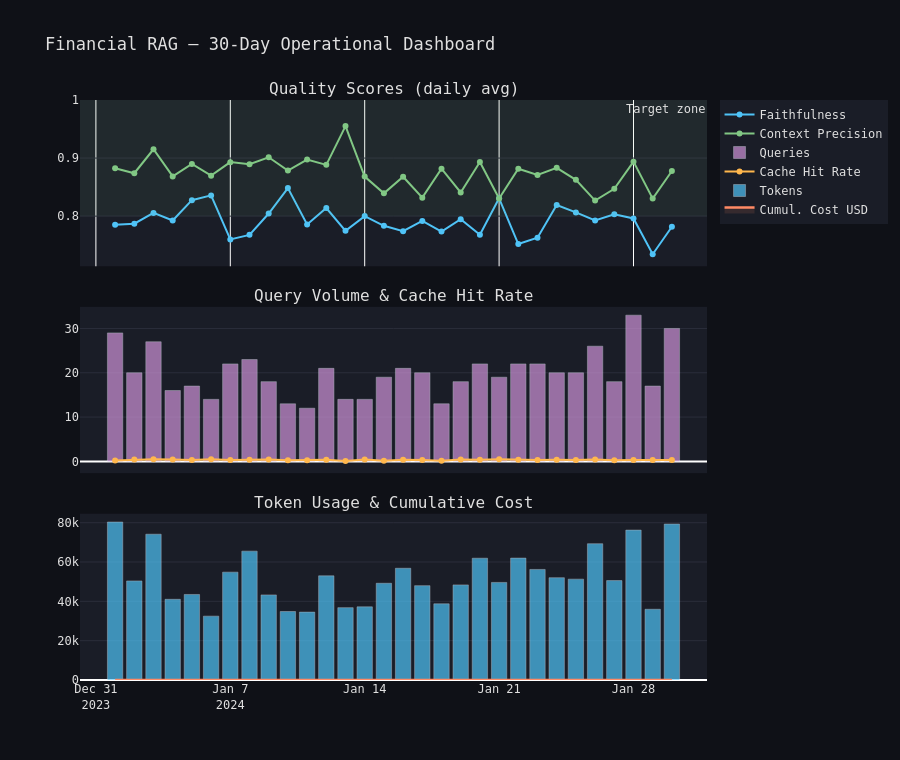

Here is the notebook cell this chart was saved with:
### Markdown cell above
---
## 6. Quality & Cost Over Time (30 Days)

### Code cell
x = DAILY["ts"].astype(str)
fig = make_subplots(rows=3, cols=1, shared_xaxes=True, vertical_spacing=0.07,
    subplot_titles=["Quality Scores (daily avg)","Query Volume & Cache Hit Rate",
                    "Token Usage & Cumulative Cost"])

fig.add_trace(go.Scatter(x=x,y=DAILY["faith"],name="Faithfulness",
    line=dict(color="#4fc3f7",width=2),mode="lines+markers"), row=1,col=1)
fig.add_trace(go.Scatter(x=x,y=DAILY["cp"],name="Context Precision",
    line=dict(color="#81c784",width=2),mode="lines+markers"), row=1,col=1)
fig.add_hrect(y0=0.8,y1=1.0,fillcolor="rgba(129,199,132,0.07)",
    line_width=0,annotation_text="Target zone",row=1,col=1)

fig.add_trace(go.Bar(x=x,y=DAILY["n"],name="Queries",
    marker_color="#ce93d8",opacity=0.7), row=2,col=1)
fig.add_trace(go.Scatter(x=x,y=DAILY["hit_rate"],name="Cache Hit Rate",
    line=dict(color="#ffb74d",width=2),mode="lines+markers"), row=2,col=1)

fig.add_trace(go.Bar(x=x,y=DAILY["tokens"],name="Tokens",
    marker_color="#4fc3f7",opacity=0.7), row=3,col=1)
fig.add_trace(go.Scatter(x=x,y=DAILY["cost"].cumsum(),name="Cumul. Cost USD",
    line=dict(color="#ff8a65",width=2.5),fill="tozeroy",
    fillcolor="rgba(255,138,101,0.12)"), row=3,col=1)

fig.update_layout(height=760, title_text="Financial RAG — 30-Day Operational Dashboard",
    paper_bgcolor=DARK_BG, plot_bgcolor=PANEL_BG,
    font=dict(color=TXT_CLR,family="monospace"),
    legend=dict(bgcolor=PANEL_BG,bordercolor=GRID_CLR))
fig.update_yaxes(gridcolor=GRID_CLR)
fig.show()
print(f"30-day cost: ${DAILY.cost.sum():.2f}  |  total tokens: {DAILY.tokens.sum():,}")

### Figure 1 — Plotly figure (JSON) as saved in the notebook; plotly's stock layout.template omitted (floating-point values rounded to 4 significant figures)
{"data": [{"line": {"color": "#4fc3f7", "width": 2}, "mode": "lines+markers", "name": "Faithfulness", "type": "scatter", "x": ["2024-01-01", "2024-01-02", "2024-01-03", "2024-01-04", "2024-01-05", "2024-01-06", "2024-01-07", "2024-01-08", "2024-01-09", "2024-01-10", "2024-01-11", "2024-01-12", "2024-01-13", "2024-01-14", "2024-01-15", "2024-01-16", "2024-01-17", "2024-01-18", "2024-01-19", "2024-01-20", "2024-01-21", "2024-01-22", "2024-01-23", "2024-01-24", "2024-01-25", "2024-01-26", "2024-01-27", "2024-01-28", "2024-01-29", "2024-01-30"], "xaxis": "x", "y": [0.7853, 0.7869, 0.8056, 0.7926, 0.8275, 0.8358, 0.7599, 0.7678, 0.8046, 0.8484, 0.7856, 0.814, 0.7747, 0.8001, 0.7834, 0.774, 0.7917, 0.7734, 0.7947, 0.7681, 0.8307, 0.7519, 0.7629, 0.819, 0.8065, 0.7925, 0.8032, 0.7959, 0.7345, 0.7818], "yaxis": "y"}, {"line": {"color": "#81c784", "width": 2}, "mode": "lines+markers", "name": "Context Precision", "type": "scatter", "x": ["2024-01-01", "2024-01-02", "2024-01-03", "2024-01-04", "2024-01-05", "2024-01-06", "2024-01-07", "2024-01-08", "2024-01-09", "2024-01-10", "2024-01-11", "2024-01-12", "2024-01-13", "2024-01-14", "2024-01-15", "2024-01-16", "2024-01-17", "2024-01-18", "2024-01-19", "2024-01-20", "2024-01-21", "2024-01-22", "2024-01-23", "2024-01-24", "2024-01-25", "2024-01-26", "2024-01-27", "2024-01-28", "2024-01-29", "2024-01-30"], "xaxis": "x", "y": [0.8824, 0.8739, 0.9151, 0.8684, 0.8899, 0.8698, 0.893, 0.8895, 0.9013, 0.8786, 0.8975, 0.8884, 0.955, 0.8682, 0.8392, 0.8679, 0.8318, 0.8817, 0.8407, 0.8933, 0.8304, 0.8816, 0.871, 0.8833, 0.8625, 0.8268, 0.847, 0.8939, 0.8302, 0.8777], "yaxis": "y"}, {"marker": {"color": "#ce93d8"}, "name": "Queries", "opacity": 0.7, "type": "bar", "x": ["2024-01-01", "2024-01-02", "2024-01-03", "2024-01-04", "2024-01-05", "2024-01-06", "2024-01-07", "2024-01-08", "2024-01-09", "2024-01-10", "2024-01-11", "2024-01-12", "2024-01-13", "2024-01-14", "2024-01-15", "2024-01-16", "2024-01-17", "2024-01-18", "2024-01-19", "2024-01-20", "2024-01-21", "2024-01-22", "2024-01-23", "2024-01-24", "2024-01-25", "2024-01-26", "2024-01-27", "2024-01-28", "2024-01-29", "2024-01-30"], "xaxis": "x2", "y": [29, 20, 27, 16, 17, 14, 22, 23, 18, 13, 12, 21, 14, 14, 19, 21, 20, 13, 18, 22, 19, 22, 22, 20, 20, 26, 18, 33, 17, 30], "yaxis": "y2"}, {"line": {"color": "#ffb74d", "width": 2}, "mode": "lines+markers", "name": "Cache Hit Rate", "type": "scatter", "x": ["2024-01-01", "2024-01-02", "2024-01-03", "2024-01-04", "2024-01-05", "2024-01-06", "2024-01-07", "2024-01-08", "2024-01-09", "2024-01-10", "2024-01-11", "2024-01-12", "2024-01-13", "2024-01-14", "2024-01-15", "2024-01-16", "2024-01-17", "2024-01-18", "2024-01-19", "2024-01-20", "2024-01-21", "2024-01-22", "2024-01-23", "2024-01-24", "2024-01-25", "2024-01-26", "2024-01-27", "2024-01-28", "2024-01-29", "2024-01-30"], "xaxis": "x2", "y": [0.2069, 0.4, 0.4815, 0.4375, 0.2941, 0.5, 0.3182, 0.3478, 0.4444, 0.2308, 0.25, 0.381, 0.07143, 0.4286, 0.1579, 0.381, 0.3, 0.1538, 0.4444, 0.3636, 0.4737, 0.3636, 0.3182, 0.35, 0.3, 0.4231, 0.2778, 0.3333, 0.2941, 0.3333], "yaxis": "y2"}, {"marker": {"color": "#4fc3f7"}, "name": "Tokens", "opacity": 0.7, "type": "bar", "x": ["2024-01-01", "2024-01-02", "2024-01-03", "2024-01-04", "2024-01-05", "2024-01-06", "2024-01-07", "2024-01-08", "2024-01-09", "2024-01-10", "2024-01-11", "2024-01-12", "2024-01-13", "2024-01-14", "2024-01-15", "2024-01-16", "2024-01-17", "2024-01-18", "2024-01-19", "2024-01-20", "2024-01-21", "2024-01-22", "2024-01-23", "2024-01-24", "2024-01-25", "2024-01-26", "2024-01-27", "2024-01-28", "2024-01-29", "2024-01-30"], "xaxis": "x3", "y": [80327, 50383, 74144, 41037, 43510, 32477, 54853, 65535, 43275, 34835, 34525, 52981, 36802, 37203, 49202, 56823, 47979, 38752, 48373, 61939, 49629, 61989, 56235, 52030, 51297, 69305, 50553, 76230, 35974, 79309], "yaxis": "y3"}, {"fill": "tozeroy", "fillcolor": "rgba(255,138,101,0.12)", "line": {"color": "#ff8a65", "width": 2.5}, "name": "Cumul. Cost USD", "type": "scatter", "x": ["2024-01-01", "2024-01-02", "2024-01-03", "2024-01-04", "2024-01-05", "2024-01-06", "2024-01-07", "2024-01-08", "2024-01-09", "2024-01-10", "2024-01-11", "2024-01-12", "2024-01-13", "2024-01-14", "2024-01-15", "2024-01-16", "2024-01-17", "2024-01-18", "2024-01-19", "2024-01-20", "2024-01-21", "2024-01-22", "2024-01-23", "2024-01-24", "2024-01-25", "2024-01-26", "2024-01-27", "2024-01-28", "2024-01-29", "2024-01-30"], "xaxis": "x3", "y": [0.01109, 0.01614, 0.02158, 0.02632, 0.03102, 0.03398, 0.0391, 0.04614, 0.05133, 0.05506, 0.05998, 0.06534, 0.06918, 0.07146, 0.07788, 0.0807, 0.08643, 0.09171, 0.09463, 0.09957, 0.1024, 0.1072, 0.1124, 0.1183, 0.1243, 0.1313, 0.1354, 0.1445, 0.1498, 0.1592], "yaxis": "y3"}], "layout": {"annotations": [{"font": {"size": 16}, "showarrow": false, "text": "Quality Scores (daily avg)", "x": 0.5, "xanchor": "center", "xref": "paper", "y": 1.0, "yanchor": "bottom", "yref": "paper"}, {"font": {"size": 16}, "showarrow": false, "text": "Query Volume & Cache Hit Rate", "x": 0.5, "xanchor": "center", "xref": "paper", "y": 0.6433, "yanchor": "bottom", "yref": "paper"}, {"font": {"size": 16}, "showarrow": false, "text": "Token Usage & Cumulative Cost", "x": 0.5, "xanchor": "center", "xref": "paper", "y": 0.2867, "yanchor": "bottom", "yref": "paper"}, {"showarrow": false, "text": "Target zone", "x": 1, "xanchor": "right", "xref": "x domain", "y": 1.0, "yanchor": "top", "yref": "y"}], "font": {"color": "#e0e0e0", "family": "monospace"}, "height": 760, "legend": {"bgcolor": "#1a1d27", "bordercolor": "#2a2d3a"}, "paper_bgcolor": "#0f1117", "plot_bgcolor": "#1a1d27", "shapes": [{"fillcolor": "rgba(129,199,132,0.07)", "line": {"width": 0}, "type": "rect", "x0": 0, "x1": 1, "xref": "x domain", "y0": 0.8, "y1": 1.0, "yref": "y"}], "title": {"text": "Financial RAG — 30-Day Operational Dashboard"}, "xaxis": {"anchor": "y", "domain": [0.0, 1.0], "matches": "x3", "showticklabels": false}, "xaxis2": {"anchor": "y2", "domain": [0.0, 1.0], "matches": "x3", "showticklabels": false}, "xaxis3": {"anchor": "y3", "domain": [0.0, 1.0]}, "yaxis": {"anchor": "x", "domain": [0.7133, 1.0], "gridcolor": "#2a2d3a"}, "yaxis2": {"anchor": "x2", "domain": [0.3567, 0.6433], "gridcolor": "#2a2d3a"}, "yaxis3": {"anchor": "x3", "domain": [0.0, 0.2867], "gridcolor": "#2a2d3a"}}}
